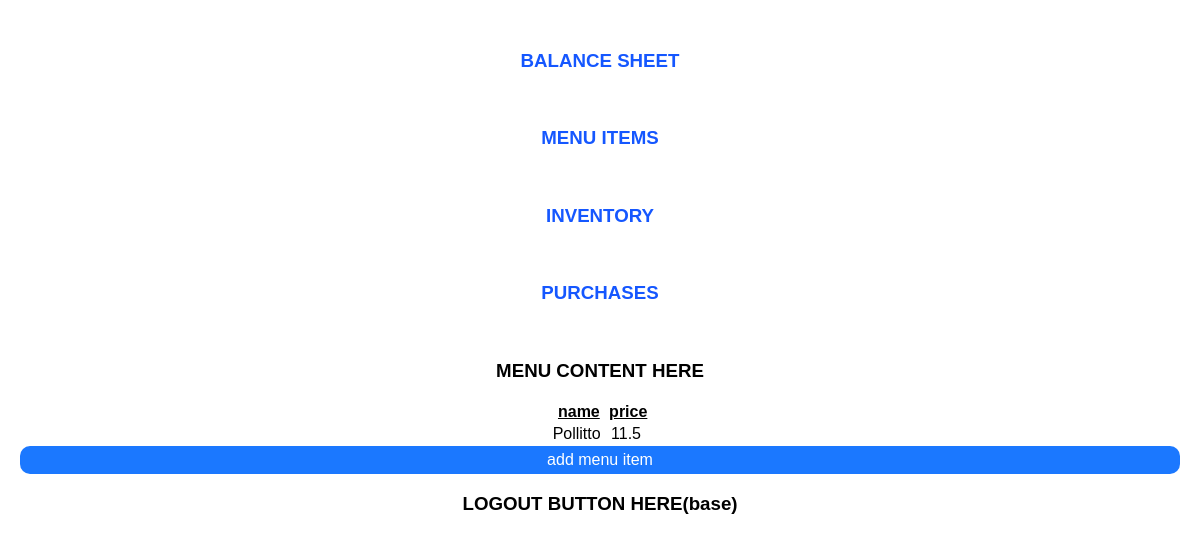
Page /menu on the earlier database version.
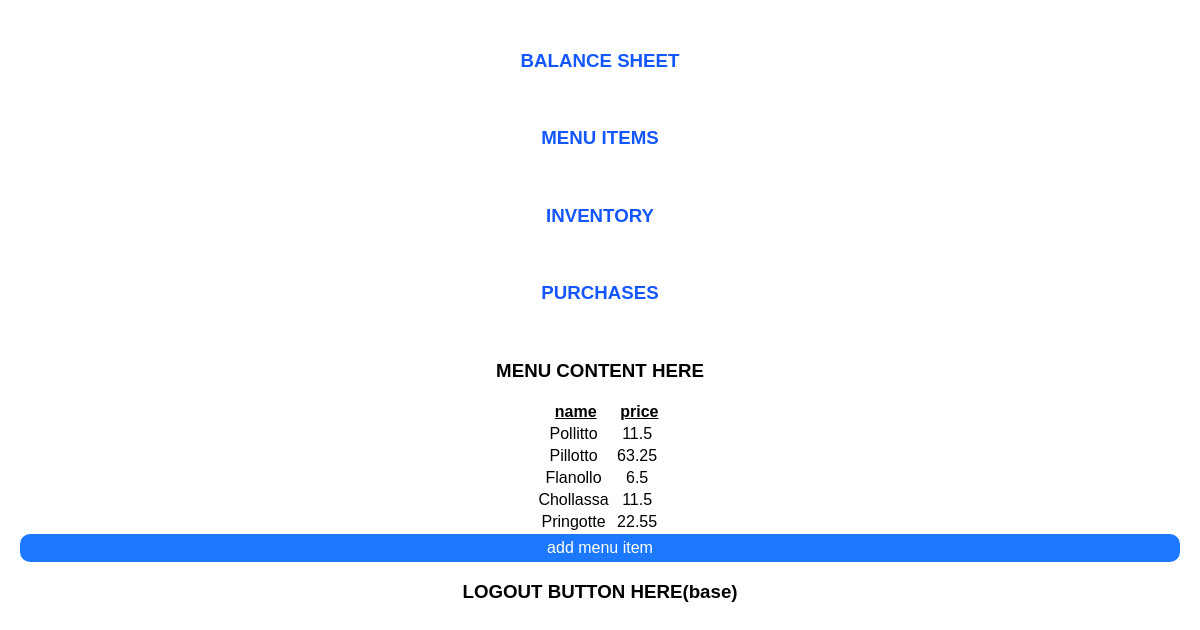
Same page on the later database version.
### inventory/models.py (models this page shows, shortened)
class MenuItem(models.Model):
    title = models.CharField(max_length=20)
    price = models.FloatField(default=11.50)

### inventory/views.py (the view)
# urls.py: path('menu', views.Menu.as_view(), name='menu'),
class Menu(ListView):#template view for now, later ListView
    model = MenuItem
    template_name = "inventory/menu.html"

### inventory/templates/inventory/menu.html
{% extends './home.html' %}
{% block content %}
{{ block.super }}
<h3>MENU CONTENT HERE</h3>
    <table class="line-table">
        <thead>
  <tr>
    <th>name</th>
    <th>price</th>
  </tr>
</thead>
<tbody>
{% for item in object_list %}
  <tr>
    <td>{{ item.title }}&nbsp;</td><td>{{ item.price }}&nbsp;</td>
        {% endfor %}
</tbody>
    </table>
    <a href="{% url "add_menu_item" %}"
        style="display: inherit; text-align: center; border-radius: 10px; text-decoration: none; color: #FFF; padding: 5px; background-color: #1B78FF;">add menu item</a></td>
{% endblock %}

### inventory/templates/inventory/home.html (shortened to what this page needs)
{% extends './base.html' %}
{% block content %}
<nav class="navbar">
<a class="nav-item" href="{% url 'balancesheet' %}"><h3>BALANCE SHEET</h3></a>
<a class="nav-item" href="{% url 'menu' %}"><h3>MENU ITEMS</h3></a>
<a class="nav-item" href="{% url 'inventory' %}"><h3>INVENTORY</h3></a>
<a class="nav-item" href="{% url 'purchases' %}"><h3>PURCHASES</h3></a>
</nav>
{% endblock %}

### inventory/templates/inventory/base.html (shortened to what this page needs)
<!DOCTYPE html>
<html lang="en">
<head>
    {% load static %}
<link rel="stylesheet" type="text/css" href="{% static 'inventory/style.css' %}">
</head>
<body>
    {% block content %}
    {% endblock %}
    <h3>LOGOUT BUTTON HERE(base)</h3>
</body>
</html>

### inventory/static/inventory/style.css (style rules this page uses)
body { font-family: "Oxygen", sans-serif; text-align: center; margin: 0 20px 0 20px; }
.navbar { margin-top: 50px; width: 100%; }
.navbar a { text-decoration: none; padding: 8px 0; color: #1557ff; margin-right: 15px; }
table.line-table { margin-left: auto; margin-right: auto; }
a { text-decoration: none; color: #1557ff; }
thead { text-decoration: underline; }

Differences in the rows shown:
added MenuItem: title "Pillotto", price "63.25"
added MenuItem: title "Flanollo", price "6.5"
added MenuItem: title "Chollassa", price "11.5"
added MenuItem: title "Pringotte", price "22.55"
